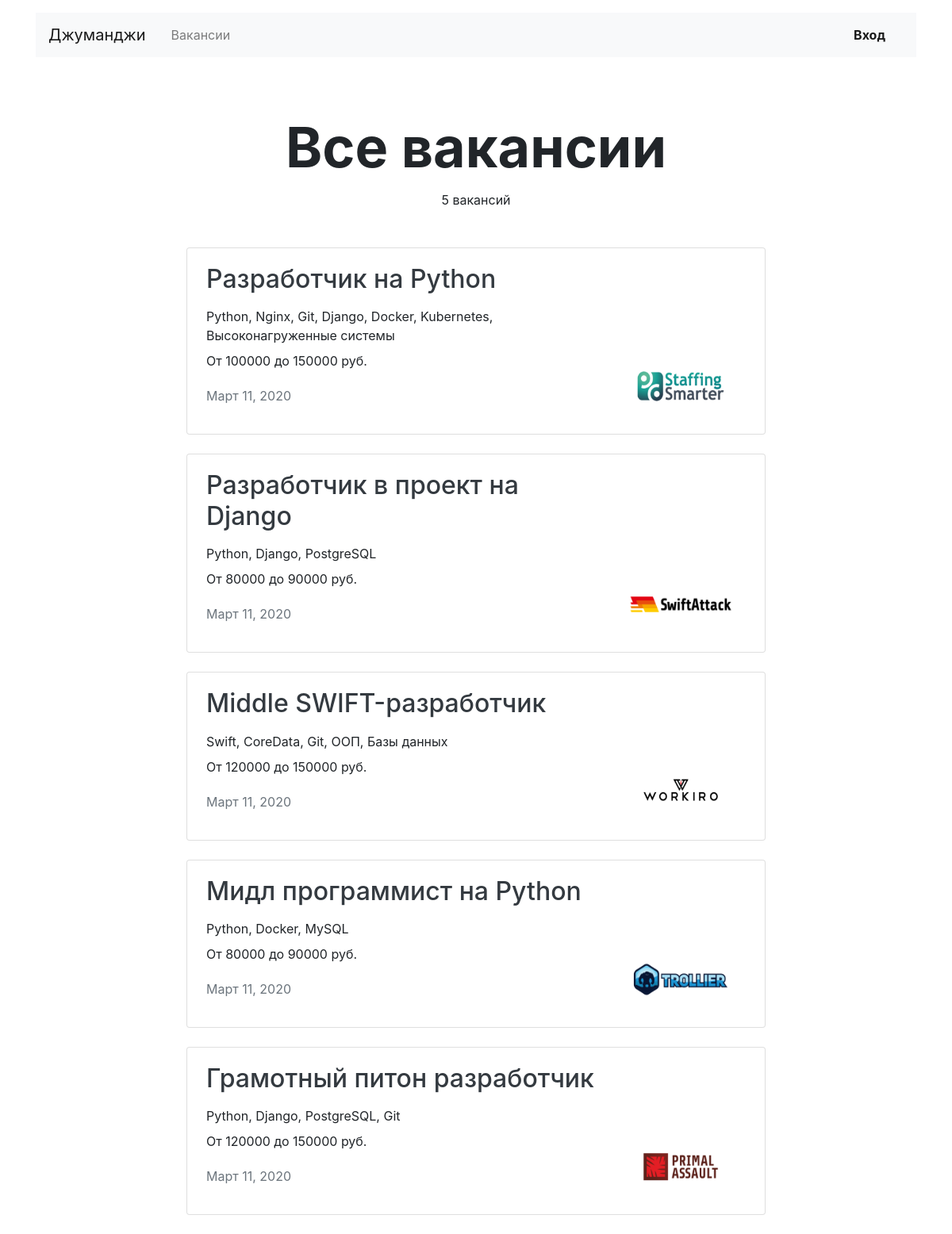
/vacancies, run on the app's committed database.
### vacancies/models.py (models this page shows, shortened)
class Vacancy(models.Model):
    title = models.CharField("Название вакансии", max_length=60)
    specialty = models.ForeignKey(
        "Specialty",
        verbose_name="Специализация",
        on_delete=models.CASCADE,
        related_name="vacancies"
    )
    company = models.ForeignKey(
        "Company",
        verbose_name=" Компания ",
        on_delete=models.CASCADE,
        related_name="vacancies"
    )
    skills = models.TextField("Навыки")
    description = models.TextField("Текст")
    salary_min = models.IntegerField("Зарплата от")
    salary_max = models.IntegerField("Зарплата до")
    published_at = models.DateField("Опубликовано", default=datetime.date.today())
    class Meta:
        verbose_name = "Вакансия"
        verbose_name_plural = "Вакансии"

class Company(models.Model):
    name = models.CharField("Название", max_length=50, unique=True)
    location = models.CharField("Город", max_length=50)
    logo = models.ImageField("Логотип", upload_to=MEDIA_COMPANY_IMAGE_DIR, null=True,)
    description = models.TextField("Описание")
    employee_count = models.IntegerField("Количество сотрудников")
    owner = models.OneToOneField(
        User,
        verbose_name="Владелец",
        on_delete=models.CASCADE,
        related_name='mycompnay',
        null=True,
        default=None,
    )
    class Meta:
        verbose_name = "Компания"
        verbose_name_plural = "Компании"

### vacancies/views.py (the view)
# urls.py: path('vacancies', views.ListVacanciesView.as_view(), name='list_vacancies'),
class ListVacanciesView(ListView):
    model = Vacancy
    template_name = 'vacancies/vacancies.html'
    context_object_name = 'vacancies'
    def get_context_data(self, **kwargs):
        context = super().get_context_data(**kwargs)
        context['title'] = "Все вакансии"
        return context

### vacancies/templates/vacancies/vacancies.html
{% extends 'vacancies/base.html' %}
{% block container %}
  <main class="container mt-3">
    <section>
      <h1 class="h1 text-center mx-auto mt-4 pt-5" style="font-size: 70px;"><strong>{{ title }}</strong></h1>
      <p class="text-center pt-1">{{ vacancies.count }} вакансий</p>
      <div class="row mt-5">
        <div class="col-12 col-lg-8 offset-lg-2 m-auto">
          {% for vacancy in vacancies %}
          <div class="card mb-4">
            <div class="card-body px-4">
              <div class="row">
                <div class="col-12 col-md-8 col-lg-9">
                  <a class="text-dark" href="{% url 'vacancy' vacancy.id %}">
                    <h2 class="h2 pb-2">{{ vacancy.title }}</h2>
                  </a>
                  <p class="mb-2">{{ vacancy.skills }}</p>
                  <p>От {{ vacancy.salary_min }} до {{ vacancy.salary_max }} руб.</p>
                  <p class="text-muted pt-1">{{ vacancy.published_at }}</p>
                </div>
                <div class="col-12 col-md-4 col-lg-3 d-flex align-items-end">
                  {% if vacancy.company.logo %}
                    <a href="#"><img src="{{ vacancy.company.logo.url }}" width="130" height="80" alt="Company logo"></a>
                  {% endif %}
                </div>
              </div>
            </div>
          </div>
          {% endfor %}
    </section>
  </main>
{% endblock %}

### data on the page
Vacancy: title "Разработчик на Python", skills "Python, Nginx, Git, Django, Docker, Kubernetes, Высоконагруженные системы", salary_min "100000", salary_max "150000", published_at "Март 11, 2020", company.logo (picture)
Vacancy: title "Разработчик в проект на Django", skills "Python, Django, PostgreSQL", salary_min "80000", salary_max "90000", published_at "Март 11, 2020", company.logo (picture)
Vacancy: title "Middle SWIFT-разработчик", skills "Swift, CoreData, Git, ООП, Базы данных", salary_min "120000", salary_max "150000", published_at "Март 11, 2020", company.logo (picture)
Vacancy: title "Мидл программист на Python", skills "Python, Docker, MySQL", salary_min "80000", salary_max "90000", published_at "Март 11, 2020", company.logo (picture)
Vacancy: title "Грамотный питон разработчик", skills "Python, Django, PostgreSQL, Git", salary_min "120000", salary_max "150000", published_at "Март 11, 2020", company.logo (picture)

### other printed values
{{ title }} "Все вакансии"
{{ vacancies.count }} "5"
